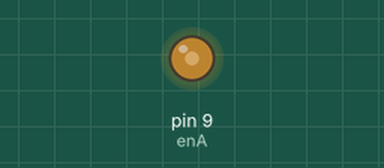
A sketch run on a simulated Arduino Uno, built with avr-gcc and run on an emulated ATmega328P. Parts: output pins drawn as LEDs (lit = HIGH).

Above: at 0.1 s.
Timing chart, 0 to 1.6 s (numbered marks = the images above):
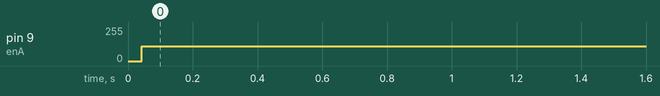

Measured:
- by itself, pin 9 (enA): 0/255 → 109/255 at 0.04 s

The sketch:

proyectolabcir.ino
```cpp
int enA = 9;

void setup() {
  // put your setup code here, to run once:
  //Serial.begin(9600);
  pinMode(enA, OUTPUT);
}

void loop() {
  // put your main code here, to run repeatedly:
  //flowControl();
  accelerate();
}

void flowControl(){
  int sensorValue = analogRead(A2);
  float voltage = sensorValue * (5.0 / 1023.0);
  //Serial.println(voltage);
  if (voltage > 0.72){
    accelerate();
  }else{
    decelerate();
  }
}

void accelerate() {
// Accelerate from zero to maximum speed
	for (int i = 0; i < 256; i++) {
		analogWrite(enA, i);
	}
}

void decelerate(){
// Decelerate from maximum speed to zero
	for (int i = 255; i >= 0; --i) {
		analogWrite(enA, i);
	}
}
```
